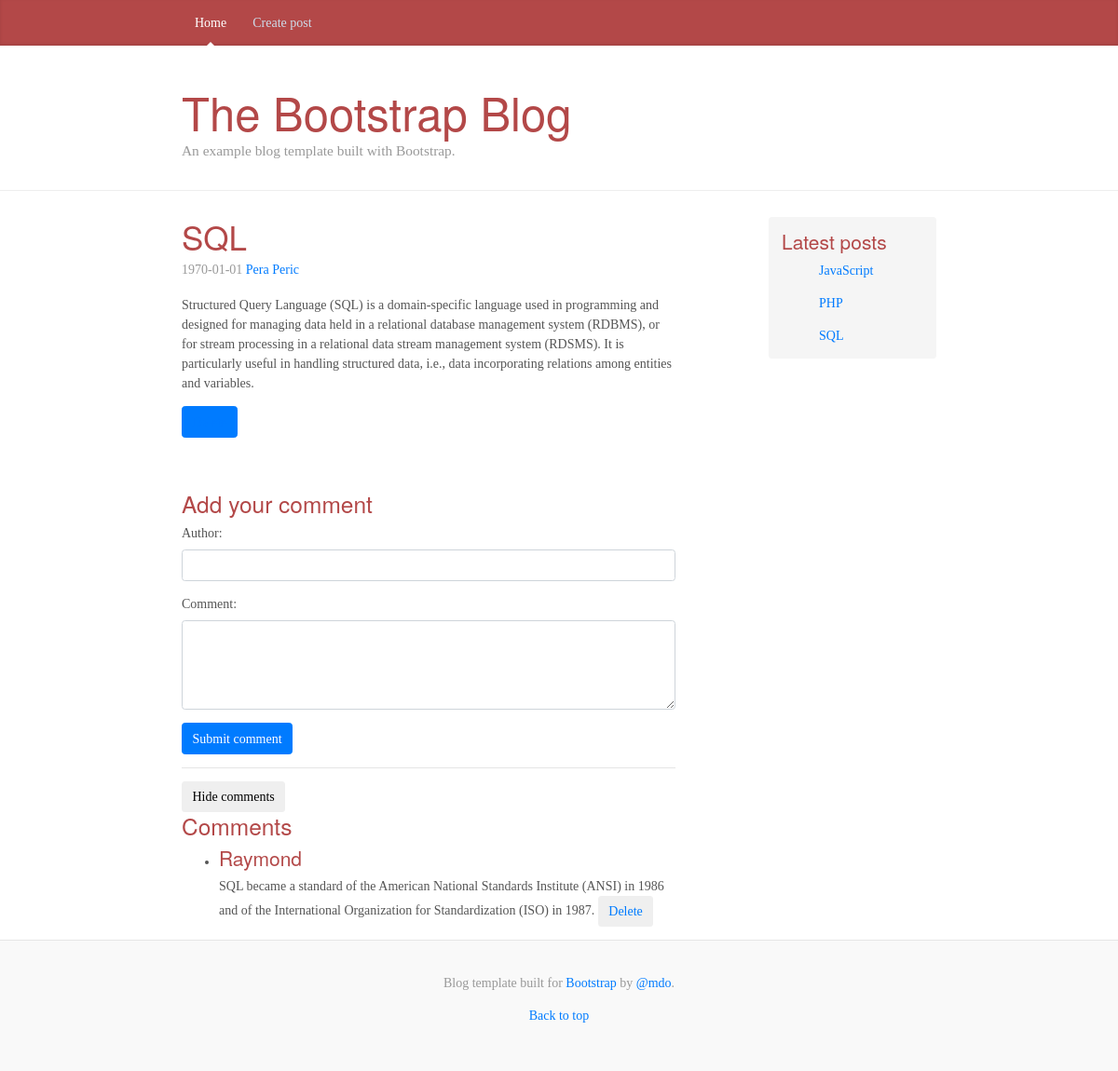
/single-post.php?post_id=1, run on the app's committed database.
### tables this page shows
create table posts(id int auto_increment, 
title varchar(255) not null, 
body text not null, 
author int, 
created_at date not null, 
primary key(id));

CREATE TABLE users(
    id int auto_increment, 
    first_name varchar(100) not null, 
    last_name varchar(100) not null,
    primary key (id)
);

CREATE TABLE comments(
    id int auto_increment, 
    author varchar(100) not null, 
    text text not null,
    post_id int not null,
    primary key (id), 
    foreign key (post_id) references posts(id)
);

### db.php (called while the page is built, shortened)
<?php
function getData($sql, $connection, $fetchAll = false)
{
    $statement = $connection->prepare($sql);
    $statement->execute();
    $statement->setFetchMode(PDO::FETCH_ASSOC);
    return $fetchAll ? $statement->fetchAll() : $statement->fetch();
}
?>

### single-post.php (the view, shortened to what this page needs)
<?php include('db.php') ?>
<?php include('header.php') ?>
<main role="main" class="container">
    <div class="row">
        <div class="col-sm-8 blog-main">
            <?php
             if(isset($_GET['post_id'])) {
                $sql1 = "SELECT p.*, users.id as userID, users.first_name, users.last_name FROM posts p inner join users on p.author = users.id WHERE p.id = {$_GET['post_id']}";
                $post = getData($sql1, $connection, $fetchAll = false);
                $sql2 = "SELECT * FROM comments c WHERE c.post_id = {$_GET['post_id']}";
                $comments = getData($sql2, $connection, $fetchAll = true);
                ?>
                <?php
            } else {
                echo ('post_id nije prosledjen kroz $_GET');
            }
            ?>
             <div class="blog-post">
                <a href="single-post.php?post_id=<?php echo ($post['id']) ?>">
                    <h2 class="blog-post-title">
                        <?php echo ($post['title']) ?>
                    </h2>
                </a>
                <p class="blog-post-meta">
                    <?php echo ($post['created_at']) ?> <a href="#">
                    <?php echo ($post['first_name'] . ' ' . $post['last_name']) ?>
                    </a>
                </p>
                <p>
                    <?= $post['body'] ?>
                </p>
                <button class="btn btn-primary" onclick="Delete()" ><a
                        href="delete-post.php?post_id=<?= $postId ?>&id=<?= $comment['id'] ?>">Delete</a></button>
            </div>
            <?php include('comments.php') ?>
        </div>
            <?php include('sidebar.php'); ?>
</main>
<?php include('footer.php') ?>

### comments.php (shortened to what this page needs)
<?php $postId = $_GET['post_id']; ?>
<div class="comments">
    <h3>Add your comment</h3>
    <form action="create-comment.php" method="post" onsubmit="return validateForm();">
        <div class="form-group">
            <label for="author">Author:</label>
            <input type="text" name="author" id="author" class="form-control">
        </div>
        <div class="form-group">
            <label for="text">Comment:</label>
            <textarea name="text" id="text" class="form-control" rows="4"></textarea>
        </div>
        <button type="submit" class="btn btn-primary">Submit comment</button>
    </form>
    <hr>
    <button class="btn btn-default" id="comments-btn">Hide comments</button>
    <h3>Comments</h3>
    <ul id="comments-list">
        <?php foreach ($comments as $comment) { ?>
            <li class="">
                <h4>
                    <?= $comment['author'] ?>
                </h4>
                <?= $comment['text'] ?>
                <button class="btn btn-default"><a
                        href="delete-comment.php?post_id=<?= $postId ?>&id=<?= $comment['id'] ?>">Delete</a></button>
            </li>
        <?php } ?>
    </ul>
</div>

### sidebar.php
<?php include_once('db.php'); ?>
<aside class="col-sm-3 ml-sm-auto blog-sidebar">
    <div class="sidebar-module sidebar-module-inset">
        <h4>Latest posts</h4>
        <ol class="list">
            <?php
            $latestPosts = "SELECT * FROM posts ORDER BY created_at DESC LIMIT 5";
            $latest5 = getData($latestPosts, $connection,true);
            foreach ($latest5 as $post) {
                echo '<p><a href="single-post.php?post_id=' . $post['id'] . '">' . $post['title'] . '</a></p>';
            }
          ?>
        </ol>
    </div>
</aside>

### styles/styles.css (style rules this page uses)
@media (min-width: 48em) { html { font-size: 14px; } }
body { font-family: Georgia, "Times New Roman", Times, serif; color: #555; }
h1, .h1, h2, .h2, h3, .h3, h4, .h4, h5, .h5, h6, .h6 { font-family: "Helvetica Neue", Helvetica, Arial, sans-serif; font-weight: 400; color: #b34848; }
.container { max-width: 60rem; }
.sidebar-module { padding: 1rem; }
.sidebar-module-inset { padding: 1rem; background-color: #f5f5f5; border-radius: 0.25rem; }
.sidebar-module-inset p:last-child, .sidebar-module-inset ul:last-child, .sidebar-module-inset ol:last-child { margin-bottom: 0; }
.blog-post { margin-bottom: 4rem; }
.blog-post-title { margin-bottom: 0.25rem; font-size: 2.5rem; }
.blog-post-meta { margin-bottom: 1.25rem; color: #999; }

### data on the page
posts: title "SQL", created_at "1970-01-01", users.first_name "Pera", users.last_name "Peric", body "Structured Query Language (SQL) is a domain-specific language used in programming and designed for managing data held in a relational database management system (RDBMS), or for stream processing in a relational data stream management system (RDSMS). It is particularly useful in handling structured data, i.e., data incorporating relations among entities and variables."
comments: author "Raymond", text "SQL became a standard of the American National Standards Institute (ANSI) in 1986 and of the International Organization for Standardization (ISO) in 1987."
posts: title "JavaScript"
posts: title "PHP"
